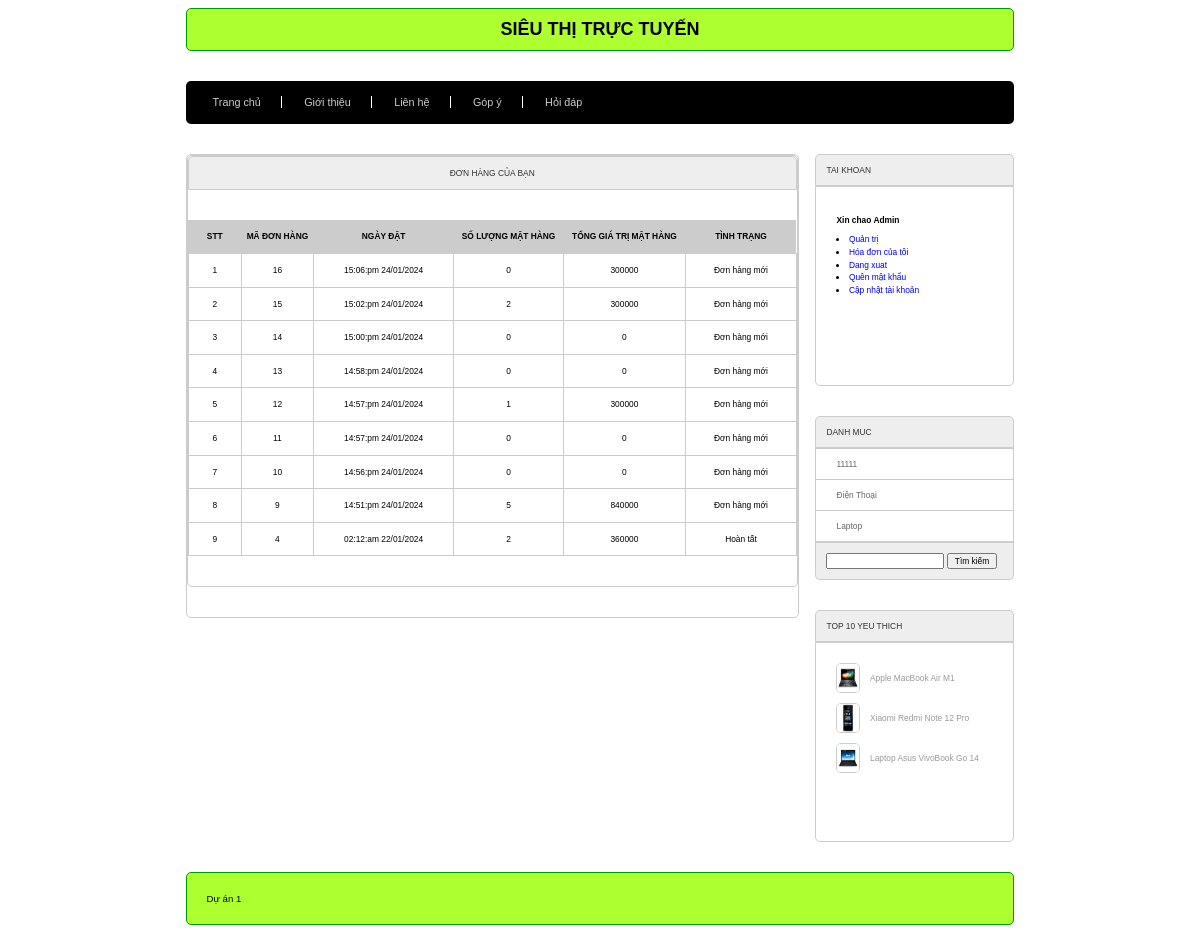
The page /index.php?act=hoadoncuatoi (signed in) on the database its author committed.
### tables this page shows
CREATE TABLE `bill` (
  `id` int(11) NOT NULL,
  `iduser` int(11) NOT NULL,
  `name` varchar(255) NOT NULL,
  `address` varchar(255) NOT NULL,
  `tel` varchar(255) NOT NULL,
  `email` varchar(255) NOT NULL,
  `pttt` tinyint(1) NOT NULL,
  `date` varchar(255) NOT NULL,
  `total` int(11) NOT NULL,
  `status` tinyint(1) NOT NULL,
  `nn_name` varchar(255) NOT NULL,
  `nn_address` varchar(255) NOT NULL,
  `nn_tel` varchar(255) NOT NULL
);

CREATE TABLE `danhmuc` (
  `id` int(11) NOT NULL,
  `name` varchar(255) NOT NULL
);

CREATE TABLE `sanpham` (
  `id` int(11) NOT NULL,
  `name` varchar(255) NOT NULL,
  `price` double(10,2) NOT NULL DEFAULT 0.00,
  `img` varchar(255) NOT NULL,
  `mota` text NOT NULL,
  `luotxem` int(11) NOT NULL DEFAULT 0,
  `iddm` int(11) NOT NULL
);

### model/pdo.php (called while the page is built, shortened)
<?php
function pdo_get_connection(){
    $dburl = "mysql:host=localhost;dbname=duan1_sp24;charset=utf8";
    $username = 'root';
    $password = '';
    $conn = new PDO($dburl, $username, $password);
    $conn->setAttribute(PDO::ATTR_ERRMODE, PDO::ERRMODE_EXCEPTION);
    return $conn;
}
function pdo_query($sql){
    $sql_args = array_slice(func_get_args(), 1);
    try{
        $conn = pdo_get_connection();
        $stmt = $conn->prepare($sql);
        $stmt->execute($sql_args);
        $rows = $stmt->fetchAll();
        return $rows;
    }
    catch(PDOException $e){
        throw $e;
    }
    finally{
        unset($conn);
    }
}

### model/cart.php (called while the page is built, shortened)
<?php
    function loadall_giohang_count($idhoadon){
        $sql = "SELECT * FROM cart WHERE idhoadon = $idhoadon";
        $danhsach = pdo_query($sql);
        return sizeof($danhsach);
    }
    function loadall_hoadon($iduser){
            $sql = "SELECT * FROM bill WHERE iduser = $iduser";
        $sql.= " ORDER BY id DESC";
        $danhsach = pdo_query($sql);
        return $danhsach;
    }
    function get_ttdh($n){
        switch($n) {
            case 0:
                $tt = "Đơn hàng mới";
                break;
            case 3:
                $tt = "Hoàn tất";
                break;
        }
        return $tt;
    }
?>

### model/danhmuc.php (called while the page is built, shortened)
<?php
    function loadall(){
        $sql = "SELECT * FROM danhmuc order by id DESC";
        $danhsach = pdo_query($sql);
        return $danhsach;
    }
?>

### model/sanpham.php (called while the page is built, shortened)
<?php
    function loadallsp_home(){
        $sql = "SELECT * FROM sanpham WHERE 1 ORDER BY id DESC LIMIT 0,9";
        $danhsach = pdo_query($sql);
        return $danhsach;
    }
    function toplike(){
        $sql = "SELECT * FROM sanpham order by luotxem DESC LIMIT 0,10";
        $danhsach = pdo_query($sql);
        return $danhsach;
    }
?>

### view/giohang/mybill.php (the view)
<div class="row mb">
            <div class="boxtrai mr">
                <div class=" row mb chitietsanpham formdn">
                    <div class=" row mb chitietsanpham formdn">
                        <div class="tieude mb10">ĐƠN HÀNG CỦA BẠN</div>
                        <div class="row formLH">
                            <div class="row mb10 formDSLH">
                                <table>
                                    <thead>
                                        <tr>
                                            <th>STT</th>
                                            <th>MÃ ĐƠN HÀNG</th>
                                            <th>NGÀY ĐẶT</th>
                                            <th>SỐ LƯỢNG MẶT HÀNG</th>
                                            <th>TỔNG GIÁ TRỊ MẶT HÀNG</th>
                                            <th>TÌNH TRẠNG</th>
                                        </tr>
                                    </thead>
                                    <tbody>
                                        <?php if(is_array($mybill)){ ?>
                                            <?php $tong = 0; $i=0; ?>
                                            <?php foreach($mybill as $b): ?>
                                            <?php $ttdh = get_ttdh($b['status']); ?>
                                            <?php $count = loadall_giohang_count($b['id']) ?>
                                            <tr>
                                                <td><?php echo ($i+1) ?></td>
                                                <td><?php echo $b['id'] ?></td>
                                                <td><?php echo $b['date'] ?></td>
                                                <td><?php echo $count ?></td>
                                                <td><?php echo $b['total'] ?></td>
                                                <td><?php echo $ttdh ?></td>
                                            </tr>
                                            <?php $i+=1; ?>
                                            <?php endforeach; ?>
                                        <?php } ?>
                                    </tbody>
                                </table>
                            </div>
                    </div>
                </div>
             </div>
</div>
            <div class="boxphai">
                <?php include "view/boxphai.php" ?>
            </div>

### view/boxphai.php (shortened to what this page needs)
<div class="row mb">
                <div class="tieude">TAI KHOAN</div>
                <div class="noidung formdn">
                    <?php if(isset($_SESSION['role']) && ($_SESSION['role'])!=""){ ?>
                    <h2>Xin chao <?php echo ($_SESSION['user']['user']) ?></h2>
                        <?php if($_SESSION['role'] == 1){ ?>
                            <li>
                                <a href="admin/index.php">Quản trị</a>
                            </li>
                        <?php } ?>
                    <li>
                        <a href="index.php?act=hoadoncuatoi">Hóa đơn của tôi</a>
                    </li>
                    <li>
                        <a href="index.php?act=dangxuat">Dang xuat</a>
                    </li>
                    <li>
                        <a href="index.php?act=quenmatkhau">Quên mật khẩu</a>
                    </li>
                    <li>
                        <a href="index.php?act=capnhattaikhoan">Cập nhật tài khoản</a>
                    </li>
                    <?php } ?>
                </div>
            </div>
            <div class="row mb">
                <div class="tieude">DANH MUC</div>
                <div class="noidung2 menudanhmuc">
                    <ul>
                        <?php foreach ($dmmoi as $key => $e): ?>
                        <li>
                            <a href="index.php?act=sanpham&id=<?php echo $e['id'] ?>"><?php echo $e['name']; ?></a>
                        </li>
                        <?php endforeach; ?>
                    </ul>
                </div>
                <div class="timkiem searchbox">
                    <form action="index.php?act=sanpham" method="post">
                        <input type="input" name="keyword" id="">
                        <input type="submit" value="Tìm kiếm" name="timkiem">
                    </form>
                </div>
            </div>
            <div class="row mb">
                <div class="tieude">TOP 10 YEU THICH</div>
                <div class="noidung row">
                    <?php foreach ($toplike as $key => $g): ?>
                    <div class="row mb10 top10">
                        <img src="img/<?php echo $g['img'] ?>" alt="">
                        <a href="index.php?act=sanphamct&id=<?php echo $g['id'] ?>"><?php echo $g['name'] ?></a>
                    </div>
                    <?php endforeach; ?>
                </div>
            </div>

### css/style1.css (style rules this page uses)
* { box-sizing: border-box; font-family: sans-serif; font-size: 0.7vw; }
.row { float: left; width: 100%; position: relative; }
.mb { margin-bottom: 30px; }
.mb10 { margin-bottom: 10px; }
.mr { margin-right: 2%; }
.boxtrai { text-align: center; float: left; width: 74%; }
.boxphai { float: right; width: 24%; }
.tieude { background-color: #eee; border-radius: 5px 5px 0px 0px; border: 1px solid #ccc; color: #333; padding: 10px; }
.noidung { border: 1px solid #ccc; min-height: 200px; border-radius: 0px 0px 5px 5px; padding: 20px; }
.noidung2 { border: 1px solid #ccc; padding: 20px; background-color: #eee; }
.timkiem { background-color: #eee; border-radius: 0px 0px 5px 5px; border: 1px solid #ccc; padding: 10px; border-top: none; }
.formdn { line-height: 150%; font-family: sans-serif; }
.formdn li a { text-decoration: none; }
.menudanhmuc { font-family: sans-serif; padding: 0px; }
.menudanhmuc ul { margin: 0px; padding: 0px; list-style-type: none; }
.menudanhmuc ul li { padding: 10px 20px; background-color: #fff; border-bottom: 1px solid #ccc; }
.menudanhmuc ul li a { color: #666; text-decoration: none; }
.top10 { display: flex; align-items: center; }
.top10 img { width: 15%; height: 30px; float: left; margin-right: 10px; border-radius: 5px; border: 1px solid #ccc; }
.top10 a { color: #999; text-decoration: none; }
.formLH { padding: 20px 0px; }
.formDSLH table { width: 100%; border-collapse: collapse; }
.formDSLH table th { padding: 10px 0px; background-color: #ccc; }
.formDSLH table td { padding: 10px 20px; border: 1px solid #ccc; text-align: center; }
.chitietsanpham { height: auto; border: 1px solid #ccc; border-radius: 5px; }

### rows shown on the page
bill: id "16", date "15:06:pm 24/01/2024", count "0", total "300000", status "Đơn hàng mới"
bill: id "15", date "15:02:pm 24/01/2024", count "2", total "300000", status "Đơn hàng mới"
bill: id "14", date "15:00:pm 24/01/2024", count "0", total "0", status "Đơn hàng mới"
bill: id "13", date "14:58:pm 24/01/2024", count "0", total "0", status "Đơn hàng mới"
bill: id "12", date "14:57:pm 24/01/2024", count "1", total "300000", status "Đơn hàng mới"
bill: id "11", date "14:57:pm 24/01/2024", count "0", total "0", status "Đơn hàng mới"
bill: id "10", date "14:56:pm 24/01/2024", count "0", total "0", status "Đơn hàng mới"
bill: id "9", date "14:51:pm 24/01/2024", count "5", total "840000", status "Đơn hàng mới"
bill: id "4", date "02:12:am 22/01/2024", count "2", total "360000", status "Hoàn tất"
danhmuc: name "11111"
danhmuc: name "Điện Thoại"
danhmuc: name "Laptop"
sanpham: img (picture), name "Apple MacBook Air M1"
sanpham: img (picture), name "Xiaomi Redmi Note 12 Pro"
sanpham: img (picture), name "Laptop Asus VivoBook Go 14"

### other values the page prints
$_SESSION['user']['user'] "Admin"
